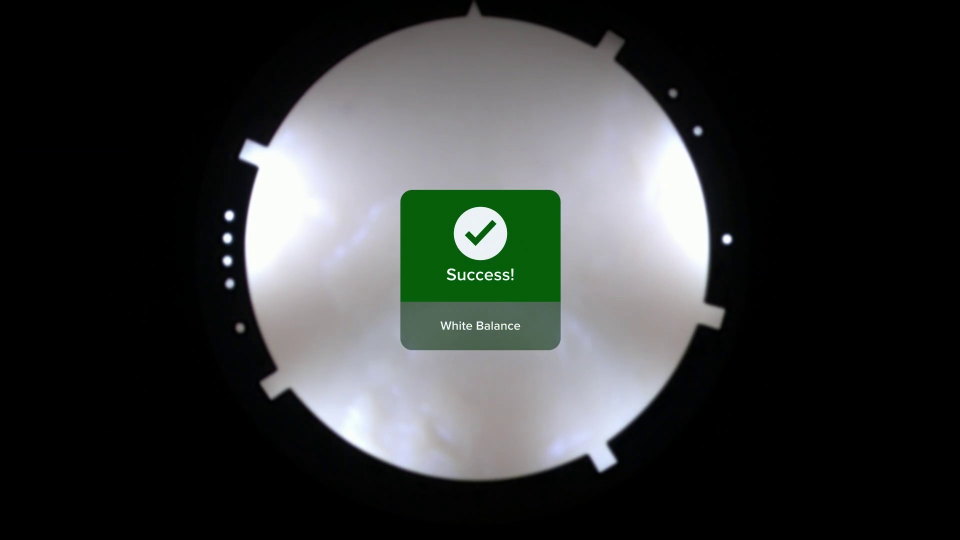
#> input picture AccuScope_Final_Distribution/Final_Source/OpticalCharacterRecognition/testImages/frame198.jpg, 1920 x 1080 px, found by its file name (shown at 1/2 size)
$ python templateMatchingTestGraphs.py
#> lines starting #> are read from the running program, lines starting #| are printed output that depends on the picture
import cv2 as cv
import numpy as np
from matplotlib import pyplot as plt

# Read the images
img = cv.imread('OpticalCharacterRecognition/testImages/frame198.jpg', cv.IMREAD_GRAYSCALE)
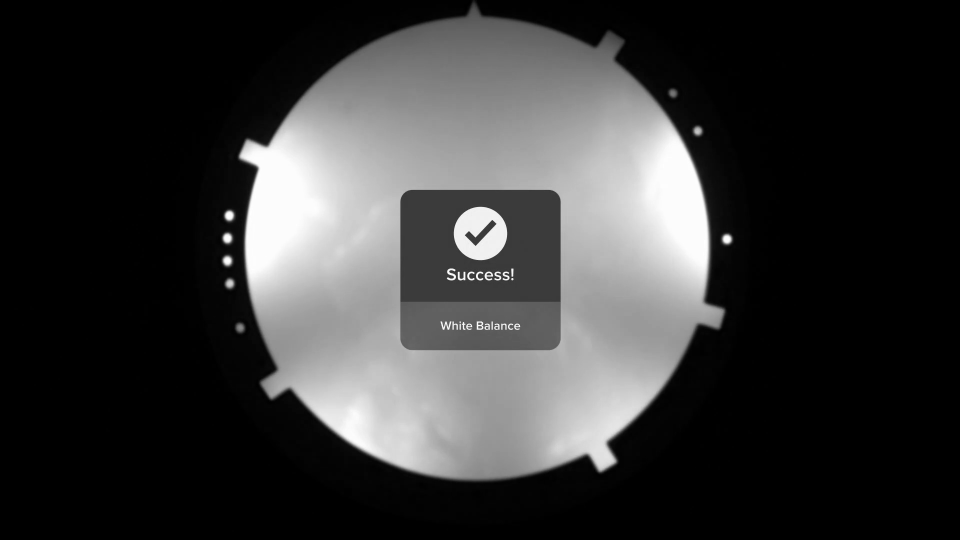
#> img: shape (1080, 1920) (shown at 1/2 size); min 0, max 255, mean 55.1
assert img is not None, "file could not be read, check with os.path.exists()"
template = cv.imread('OpticalCharacterRecognition/menuImages/Success.jpg', cv.IMREAD_GRAYSCALE)
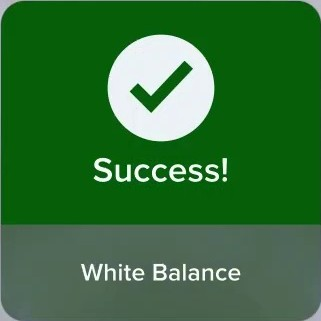
#> input picture OpticalCharacterRecognition/menuImages/Success.jpg, 321 x 321 px, found by its file name
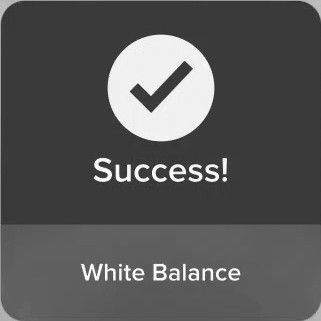
#> template: shape (321, 321); min 39, max 255, mean 87.3
assert template is not None, "file could not be read, check with os.path.exists()"

# Resize images to 80% of their original size
scale_percent = 1  # Scaling factor
img = cv.resize(img, None, fx=scale_percent, fy=scale_percent, interpolation=cv.INTER_AREA)
template = cv.resize(template, None, fx=scale_percent, fy=scale_percent, interpolation=cv.INTER_AREA)

w, h = template.shape[::-1]
#> w = 321; h = 321

# Define the methods
methods = ['TM_CCOEFF', 'TM_CCOEFF_NORMED', 'TM_CCORR',
           'TM_CCORR_NORMED', 'TM_SQDIFF', 'TM_SQDIFF_NORMED']

fig, axes = plt.subplots(2, len(methods) + 1, figsize=(3 * (len(methods) + 1), 6))  # Extra column for labels

# Set the first column labels
axes[0, 0].text(0.5, 0.5, "Matching Result", fontsize=12, ha='center', va='center', rotation=90)
axes[1, 0].text(0.5, 0.5, "Detected Point", fontsize=12, ha='center', va='center', rotation=90)

# Remove axis for label cells
axes[0, 0].axis('off')
axes[1, 0].axis('off')

# Loop through methods and plot results
for i, meth in enumerate(methods):
    img_copy = img.copy()
    method = getattr(cv, meth)

    # Apply template matching
    res = cv.matchTemplate(img_copy, template, method)
    min_val, max_val, min_loc, max_loc = cv.minMaxLoc(res)

    # Determine the best match location
    if method in [cv.TM_SQDIFF, cv.TM_SQDIFF_NORMED]:
        top_left = min_loc
    else:
        top_left = max_loc
    bottom_right = (top_left[0] + w, top_left[1] + h)

    # Draw rectangle around detected template
    cv.rectangle(img_copy, top_left, bottom_right, (255), 2)

    # Add method name to the top row
    axes[0, i + 1].set_title(meth, fontsize=10)

    # Plot matching result
    axes[0, i + 1].imshow(res, cmap='gray')
    axes[0, i + 1].axis('off')

    # Plot detected template in the original image
    axes[1, i + 1].imshow(img_copy, cmap='gray')
    axes[1, i + 1].axis('off')
#> this loop made 6 passes
#> (min_val, max_val, min_loc, top_left, bottom_right) on passes 1 to 4: (-140591872, 289358880, (292, 279), (800, 379), (1121, 700)), (-0.381, 1, (907, 342), (800, 379), (1121, 700)), (-16, 1.85e+09, (1592, 372), (491, 275), (812, 596)), (0, 1, (1592, 352), (800, 379), (1121, 700))
#> (min_val, max_val, max_loc, top_left, bottom_right) on passes 5 to 6: (300800, 1.89e+09, (491, 269), (800, 379), (1121, 700)), (0.000278, 1, (0, 0), (800, 379), (1121, 700))
#> pass 1, `res = cv.matchTemplate(img_copy, template, method)`:
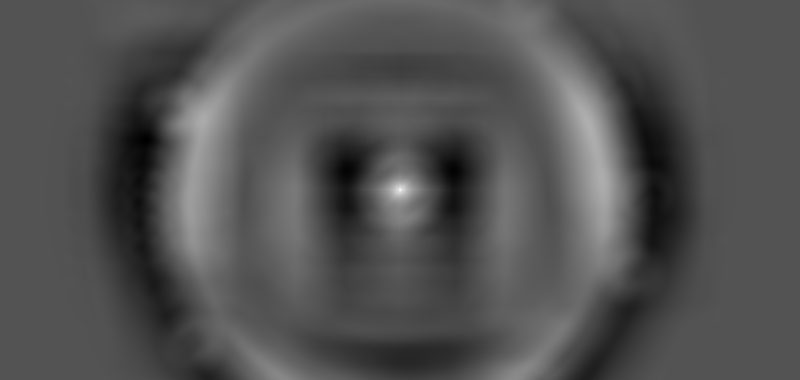
#> res: shape (760, 1600) float32 (shown at 1/2 size); min -140591872, max 289358880, mean -1486966.8; drawn with min black and max white
#> pass 3, `res = cv.matchTemplate(img_copy, template, method)`:
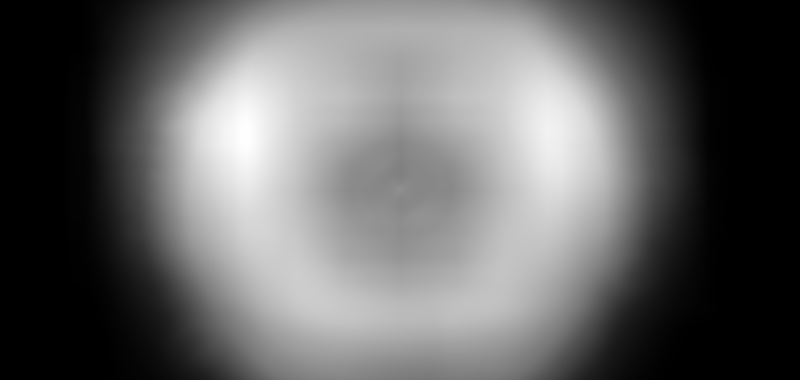
#> res: shape (760, 1600) float32 (shown at 1/2 size); min -16, max 1.85e+09, mean 738254208; drawn with min black and max white
#> after the loop:
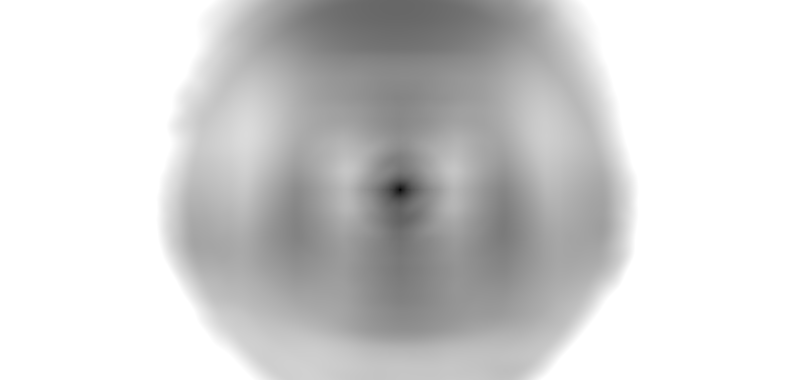
#> res: shape (760, 1600) float32 (shown at 1/2 size); min 0.000278, max 1, mean 0.823

plt.tight_layout()
plt.show()
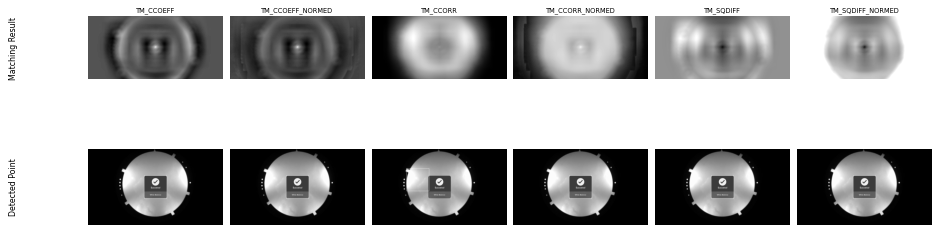
#> figure drawn by matplotlib, 12 panels
